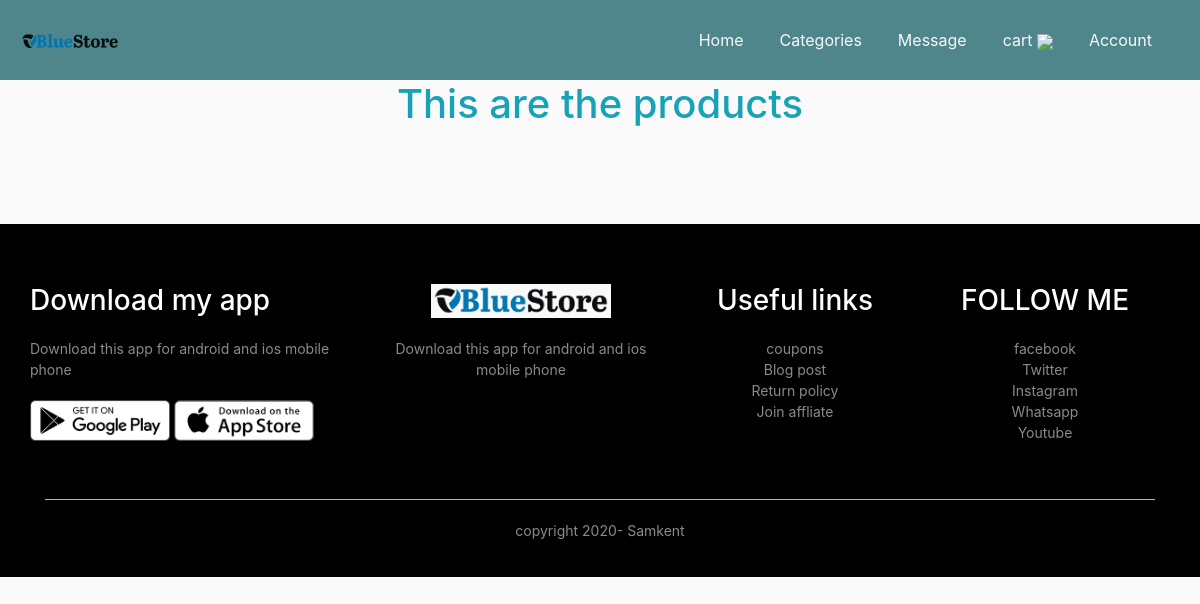
/products/, run on an earlier commit of the app's database.
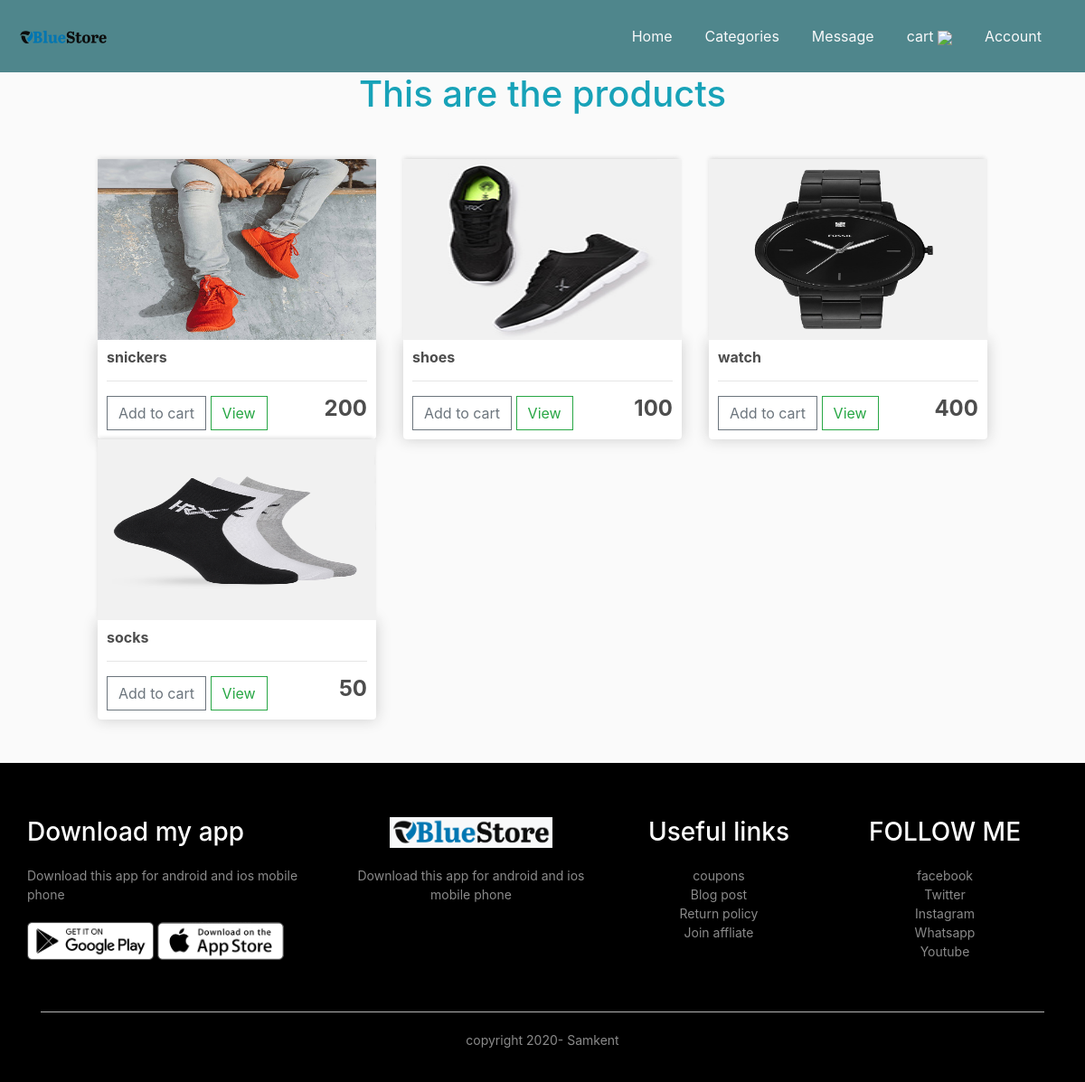
And on a later commit of the database.
### store/models.py (models this page shows, shortened)
class Product(models.Model):
    name = models.CharField(max_length=100)
    category =models.ForeignKey('Category', on_delete=models.CASCADE,blank=False, null=False)
    image =models.ImageField(max_length=255)
    price = models.IntegerField(blank=False, null=False)
    inventory =models.IntegerField(null=False, blank=False)
    seller =models.ForeignKey('Seller',on_delete=models.CASCADE,blank=False, null=False)
    description= models.TextField()
    created_at = models.DateTimeField(auto_now_add=True)
    updated_at =models.DateTimeField(auto_now=True)

### store/views.py (the view)
# urls.py: path('products/', views.products, name="products"),
def products(request):
     products = Product.objects.all()
     context ={
          'header' : 'This are the products',
          'products' : products
     }
     return render(request, 'store/product.html', context)

### store/Templates/store/product.html
{% extends 'store/base.html' %}
{% load static %}
{% block 'css' %}
<link rel="stylesheet" href="{% static 'css/main.css' %}">
{% endblock 'css' %}
{% block 'content' %}
<div class="container">
	<h1 class="text-center text-info">{{header}}</h1>
<div class="row m-5">
	{% for product in products %}
	<div class="col-lg-4">
		<img class="thumbnail" src="{{product.image.url}}">
		<div class="box-element product">
			<h6><strong>{{ product.name }}</strong></h6>
			<hr>
			<button class="btn btn-outline-secondary add-btn ">Add to cart</button>
			<a href="#" class="btn btn-outline-success">View</a>
			<h4 style="display: inline-block; float: right;"><strong>{{product.price}}</strong></h4>
		</div>
	</div>
	{% endfor %}
</div>
</div>
{% endblock 'content' %}

### store/Templates/store/base.html (shortened to what this page needs)
{% load static %}
<!DOCTYPE html>
<html lang="en">
<head>
    <link rel="stylesheet" href="{% static 'css/main.css' %}">
    <link rel="stylesheet" href="https://cdnjs.cloudflare.com/ajax/libs/font-awesome/4.7.0/css/font-awesome.min.css">
    <link rel="stylesheet" href="https://cdnjs.cloudflare.com/ajax/libs/animate.css/4.1.1/animate.min.css">
    <link rel="stylesheet" href="https://stackpath.bootstrapcdn.com/bootstrap/4.1.3/css/bootstrap.min.css">
    {% block 'css' %}{% endblock %}
</head>
<body>
    {% include 'store/nav-component.html' %}
    {% block 'content' %}{% endblock 'content' %}
    {% include 'store/footer.html' %}
</body>
</html>

### store/Templates/store/nav-component.html (shortened to what this page needs)
{% load static %}
<section id="nav-bar">
    <nav class="navbar navbar-expand-lg navbar-light w-100 bg-dark" style="z-index: 99;">
        <a class="navbar-brand text-light" href="#">
          <img src="{% static 'images/bluestore.png' %}"width="100px" >
        </a>
        <div class="collapse navbar-collapse" id="navbarNav">
          <ul class="navbar-nav ml-auto">
            <li class="nav-item">
              <a class="nav-link text-light" href="{% url 'home' %}">Home</a>
            </li>
            <li class="nav-item ">
              <a class="nav-link text-light" href="">Categories</a>
            </li>
            <li class="nav-item">
              <a class="nav-link text-light btn-black" href="">Message</a>
            </li>
            <li class="nav-item">
              <a class="nav-link text-light" href="{% url 'cart' %}"> cart
                <img src="{% static 'images/cart.png' %}" width="25px">
              </a>
            </li>
            <li class="nav-item">
              <a class="nav-link text-light" href="">Account</a>
            </li>
          </ul>
        </div>
      </nav>

### store/Templates/store/footer.html
{% load static %}
{% block 'css'%}
<link rel="stylesheet" href="{% static 'css/main.css'%}">
{% endblock 'css'%}
{% block 'content'%}
<div class="footer">
    <div class="container">
        <div class="row">
            <div class="footer-col-1">
                <h3>Download my app</h3>
                <p>Download this app for android and
                 ios mobile phone</p>
                 <div class="app-logo">
                     <img src="{% static 'images/play-store.png' %}">
                     <img src="{% static 'images/app-store.png' %}">
                 </div>
            </div>
            <div class="footer-col-2">
                <img src="{% static 'images/bluestore.png' %}" class="bg-light">
                <p>Download this app for android and ios mobile phone</p>
            </div>
            <div class="footer-col-3">
                <h3>Useful links</h3>
                <ul>
                    <li>coupons</li>
                    <li>Blog post</li>
                    <li>Return policy</li>
                    <li>Join affliate</li>
                </ul>
            </div>
            <div class="footer-col-4">
                <h3>FOLLOW ME</h3>
                <ul>
                    <li>facebook</li>
                    <li>Twitter</li>
                    <li>Instagram</li>
                    <li>Whatsapp</li>
                    <li>Youtube</li>
                </ul>
            </div>
        </div>
        <hr>
        <p class="copyright">copyright 2020- Samkent</p>
    </div>
</div>
{% endblock 'content'%}

### store/static/css/main.css (style rules this page uses)
* { margin: 0; padding: 0; }
.navbar { display: flex; align-items: center; padding: 20px; background: #000; }
nav { flex: 1; text-align: right; }
nav ul { display: inline-block; list-style-type: none; }
nav ul li { display: inline-block; margin-right: 20px; }
a { text-decoration: none; color: #555; }
body { background-color: hsl(0, 0%, 98%); }
h1,h2,h3,h4,h5,h6 { color: hsl(0, 0%, 30%); }
.box-element { box-shadow: hsl(0, 0%, 80%) 0 0 16px; background-color: #fff; border-radius: 4px; padding: 10px; }
.thumbnail { width: 100%; height: 200px; -webkit-box-shadow: -1px -3px 5px -2px rgba(214,214,214,1); -moz-box-shadow: -1px -3px 5px -2px rgba(214,214,214,1); box-shadow: -1px -3px 5px -2px rgba(214,214,214,1); }
.product { border-radius: 0 0 4px 4px; }
.bg-dark { background-color: #4f868c !important; }
.btn { border-radius: 0; }
.footer { background: #000; color: #8a8a8a; font-size: 14px; padding: 60px 0 20px; }
.footer p { color: #8a8a8a; }
.footer h3 { color: #fff; margin-bottom: 20px; }
.footer-col-1,.footer-col-2, .footer-col-3, .footer-col-4 { min-width: 250px; margin-bottom: 20px; }
.footer-col-1 { flex-basis: 30%; }
.footer-col-2 { flex: 1; text-align: center; }
.footer-col-2 img { width: 180px; margin-bottom: 20px; }
.footer-col-3, .footer-col-4 { flex-basis: 12%; text-align: center; }
ul { list-style-type: none; }
.app-logo { margin-top: 20px; }
.app-logo img { width: 140px; }
.footer hr { border: none; background: #b5b5b5; height: 1px; margin: 20px 0; }
.copyright { text-align: center; }

What changed in the data, as far as the page shows it:
added Product: image (picture), name "snickers", price "200"
added Product: image (picture), name "shoes", price "100"
added Product: image (picture), name "watch", price "400"
added Product: image (picture), name "socks", price "50"
